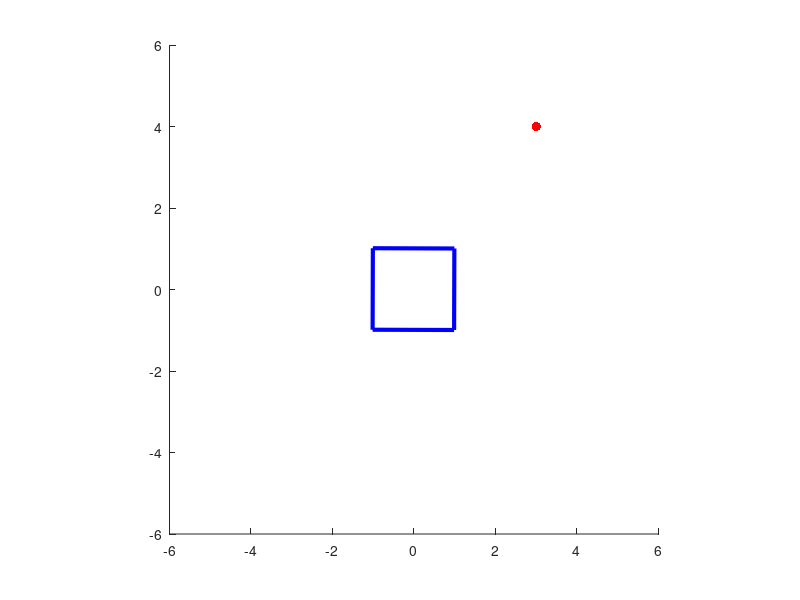

Here is the MATLAB script that generated this plot:
close all;
clear all;

% A 2D pologyon: square of 2 by 2 units.
p = [-1 1 1 -1 -1 ; -1 -1 1 1 -1];

% Points in p are to be in homogeneous coordinates.
p(3,:) = 1;

% Transpose matrix
% p = p.';

% Set up axes for plotting our animation.
figure;
hold on;
axis equal; 

% The square should rotate about this point.
point = [3; 4];

 for theta = 0:0.01:2 * pi

    % Set up matrix R to be a rotation transformation
    % (anticlockwise about origin by angle theta).
    R = [cos(theta), -sin(theta), -point(1)*cos(theta)+point(2)*sin(theta)+point(1); sin(theta), cos(theta), -point(1)*sin(theta)-point(2)*cos(theta)+point(2); 0 0 1];
    
    % R for Post-Multiplication (Question 7.2)
%     R = [cos(theta), sin(theta), 0; - sin(theta), cos(theta), 0; - point(1) * cos(theta) + point(2) * sin(theta) + point(1), - point(1) * sin(theta)- point(2) * cos(theta) + point(2), 1];
    
    % Perform the transform R.
    pprime = R * p;
    
    % Perform post-applied transform
%     pprime = p * R;
    
    % Divide by homogeneous coordinate.
    pprime(1,:) = pprime(1,:) ./ pprime(3,:);
    pprime(2,:) = pprime(2,:) ./ pprime(3,:);
    
    % Divide by homogenous coordinate (NEW).
%     pprime(:,1) = pprime(:,1) ./ pprime(:,3);
%     pprime(:,2) = pprime(:,2) ./ pprime(:,3);
    
    % Plot polygon in pprime in blue, point in red.
    cla; % clear axes
    plot(pprime(1,:), pprime(2,:), 'b', 'LineWidth', 3);
    plot(point(1), point(2), 'r.', 'MarkerSize', 20);
    axis([-6 6 -6 6]);
    
    % Plot NEW polygon in pprime in blue, with point in red.
%     cla;
%     plot(pprime(:,1), pprime(:, 2), 'b', 'LineWidth', 3);
%     plot(point(1), point(2), 'r.', 'MarkerSize', 20);
%     axis([-6 6 -6 6]);
    
    drawnow;
 end
